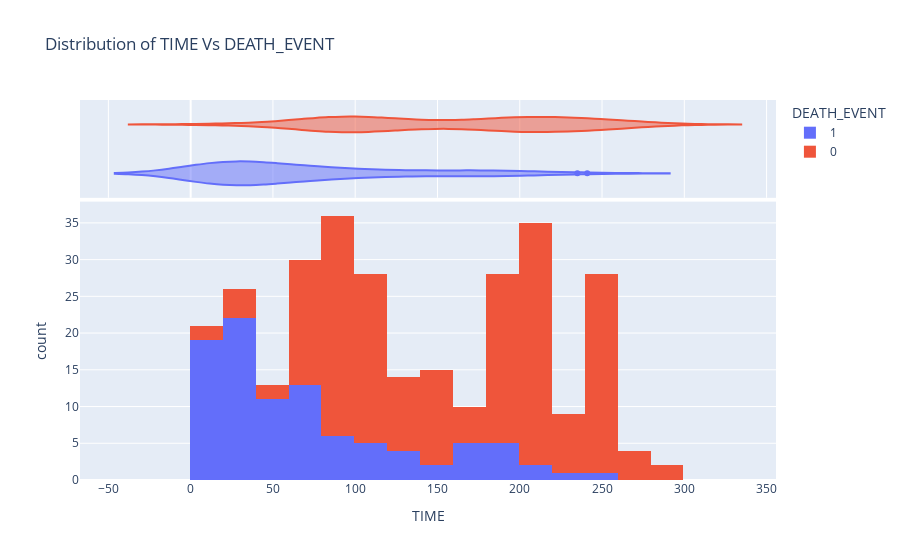

Notebook code for this chart:
### Markdown cell above
# **Analysis of Important Features**

**TIME**

### Code cell
%matplotlib inline
fig = px.histogram(heart_failure_df, x="time", color="DEATH_EVENT", marginal="violin", hover_data=heart_failure_df.columns, 
                   title ="Distribution of TIME Vs DEATH_EVENT", 
                   labels={"time": "TIME"})
fig.show()

### Figure 1 — Plotly figure (JSON) as saved in the notebook; plotly's stock layout.template omitted (floating-point values rounded to 4 significant figures; data arrays with more than 128 entries replaced by an {"elided": "..."} marker saying what was removed)
{"data": [{"alignmentgroup": "True", "bingroup": "x", "hovertemplate": "DEATH_EVENT=1<br>TIME=%{x}<br>count=%{y}<extra></extra>", "legendgroup": "1", "marker": {"color": "#636efa"}, "name": "1", "offsetgroup": "1", "orientation": "v", "showlegend": true, "type": "histogram", "x": [4, 6, 7, 7, 8, 8, 10, 10, 10, 10, 10, 10, 11, 11, 13, 14, 14, 15, 15, 20, 20, 23, 23, 24, 26, 26, 26, 27, 28, 28, 29, 30, 30, 30, 30, 31, 32, 33, 33, 35, 38, 40, 41, 42, 43, 43, 43, 44, 45, 50, 55, 59, 60, 60, 61, 64, 65, 65, 66, 67, 72, 73, 73, 77, 78, 82, 88, 90, 90, 95, 96, 100, 109, 111, 113, 115, 126, 129, 130, 135, 150, 154, 162, 170, 171, 172, 172, 180, 180, 193, 196, 198, 207, 214, 235, 241], "xaxis": "x", "yaxis": "y"}, {"alignmentgroup": "True", "customdata": {"elided": "96x12 float values"}, "hovertemplate": "DEATH_EVENT=%{customdata[11]}<br>TIME=%{x}<br>age=%{customdata[0]}<br>anaemia=%{customdata[1]}<br>creatinine_phosphokinase=%{customdata[2]}<br>diabetes=%{customdata[3]}<br>ejection_fraction=%{customdata[4]}<br>high_blood_pressure=%{customdata[5]}<br>platelets=%{customdata[6]}<br>serum_creatinine=%{customdata[7]}<br>serum_sodium=%{customdata[8]}<br>sex=%{customdata[9]}<br>smoking=%{customdata[10]}<extra></extra>", "legendgroup": "1", "marker": {"color": "#636efa"}, "name": "1", "offsetgroup": "1", "scalegroup": "x", "showlegend": false, "type": "violin", "x": [4, 6, 7, 7, 8, 8, 10, 10, 10, 10, 10, 10, 11, 11, 13, 14, 14, 15, 15, 20, 20, 23, 23, 24, 26, 26, 26, 27, 28, 28, 29, 30, 30, 30, 30, 31, 32, 33, 33, 35, 38, 40, 41, 42, 43, 43, 43, 44, 45, 50, 55, 59, 60, 60, 61, 64, 65, 65, 66, 67, 72, 73, 73, 77, 78, 82, 88, 90, 90, 95, 96, 100, 109, 111, 113, 115, 126, 129, 130, 135, 150, 154, 162, 170, 171, 172, 172, 180, 180, 193, 196, 198, 207, 214, 235, 241], "xaxis": "x2", "yaxis": "y2"}, {"alignmentgroup": "True", "bingroup": "x", "hovertemplate": "DEATH_EVENT=0<br>TIME=%{x}<br>count=%{y}<extra></extra>", "legendgroup": "0", "marker": {"color": "#EF553B"}, "name": "0", "offsetgroup": "0", "orientation": "v", "showlegend": true, "type": "histogram", "x": {"elided": "203 int values"}, "xaxis": "x", "yaxis": "y"}, {"alignmentgroup": "True", "customdata": {"elided": "203x12 float values"}, "hovertemplate": "DEATH_EVENT=%{customdata[11]}<br>TIME=%{x}<br>age=%{customdata[0]}<br>anaemia=%{customdata[1]}<br>creatinine_phosphokinase=%{customdata[2]}<br>diabetes=%{customdata[3]}<br>ejection_fraction=%{customdata[4]}<br>high_blood_pressure=%{customdata[5]}<br>platelets=%{customdata[6]}<br>serum_creatinine=%{customdata[7]}<br>serum_sodium=%{customdata[8]}<br>sex=%{customdata[9]}<br>smoking=%{customdata[10]}<extra></extra>", "legendgroup": "0", "marker": {"color": "#EF553B"}, "name": "0", "offsetgroup": "0", "scalegroup": "x", "showlegend": false, "type": "violin", "x": {"elided": "203 int values"}, "xaxis": "x2", "yaxis": "y2"}], "layout": {"barmode": "relative", "legend": {"title": {"text": "DEATH_EVENT"}, "tracegroupgap": 0}, "title": {"text": "Distribution of TIME Vs DEATH_EVENT"}, "xaxis": {"anchor": "y", "domain": [0, 1], "title": {"text": "TIME"}, "type": "linear", "range": [-67.25, 355.7], "autorange": true}, "xaxis2": {"anchor": "y2", "domain": [0, 1], "matches": "x", "showgrid": true, "showticklabels": false, "type": "linear", "range": [-67.25, 355.7], "autorange": true}, "yaxis": {"anchor": "x", "domain": [0, 0.7326], "title": {"text": "count"}, "range": [0, 37.89], "autorange": true}, "yaxis2": {"anchor": "x2", "domain": [0.7426, 1], "matches": "y2", "showgrid": false, "showline": false, "showticklabels": false, "ticks": "", "type": "category", "range": [-0.5, 1.5], "autorange": true}, "autosize": true}}
